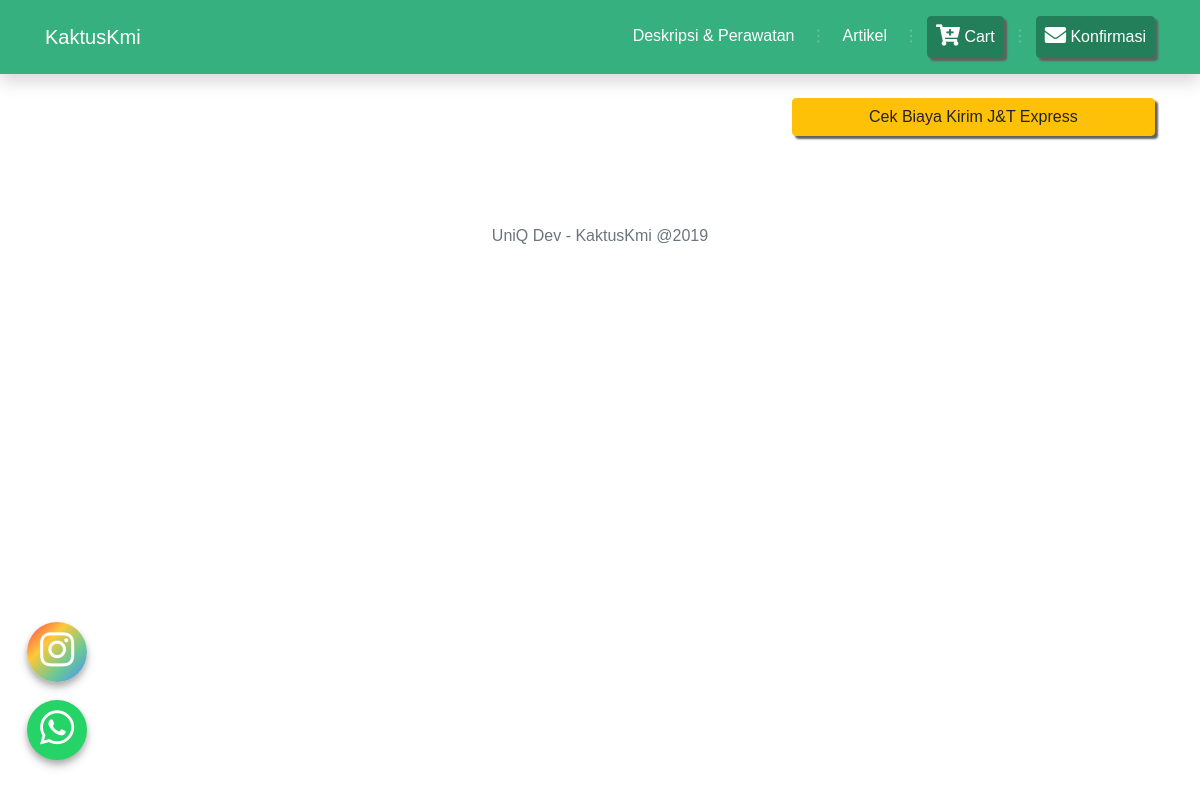
/index.php/marketplace/pot_product, run on an earlier commit of the app's database.
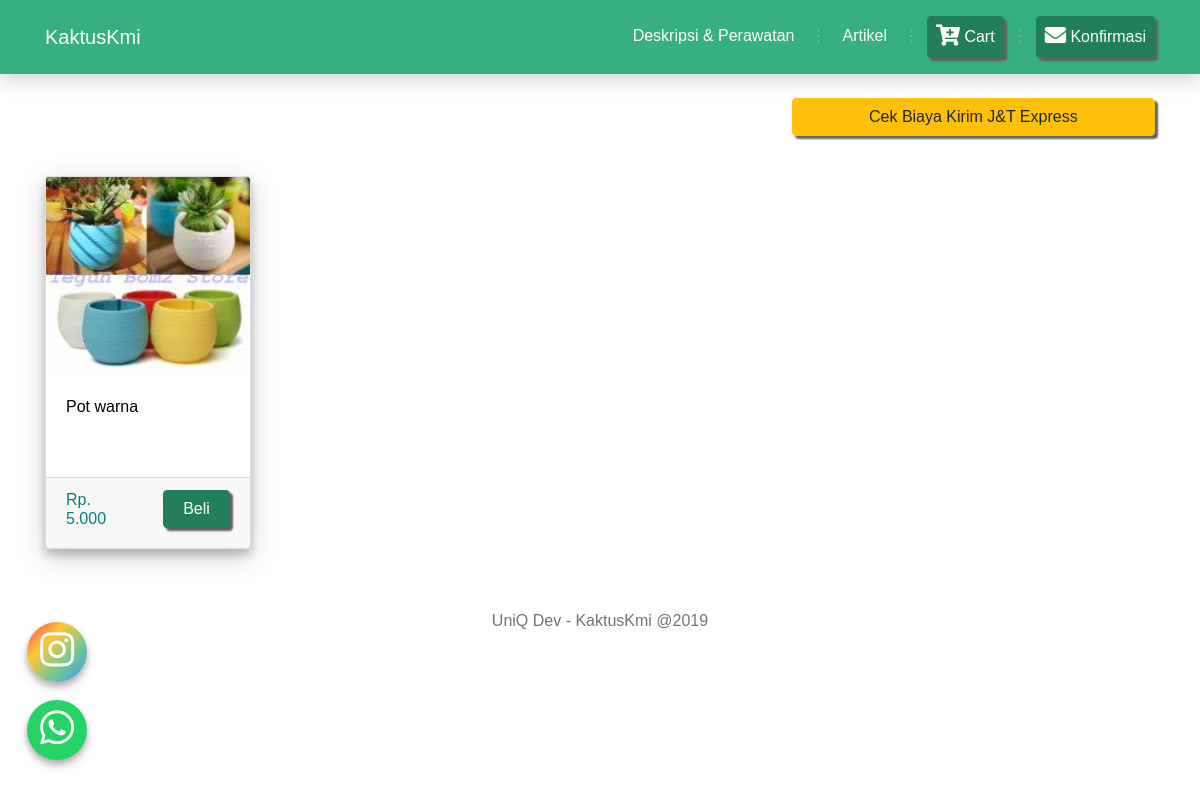
And on a later commit of the database.
### tables this page shows
CREATE TABLE `produk` (
  `kode_produk` char(5) NOT NULL,
  `nama_produk` varchar(50) NOT NULL,
  `harga_produk` int(11) NOT NULL,
  `stok_produk` int(3) NOT NULL,
  `diameter` int(3) NOT NULL,
  `tinggi` int(3) NOT NULL,
  `gambar` varchar(20) NOT NULL,
  `jenis_produk` varchar(30) NOT NULL,
  `catatan` varchar(50) NOT NULL,
  `tanggal` timestamp NOT NULL DEFAULT CURRENT_TIMESTAMP ON UPDATE CURRENT_TIMESTAMP
);

### application/controllers/Marketplace.php (called while the page is built, shortened)
<?php
    Class Marketplace extends CI_Controller
    {
        private $data;
        public function __construct()
        {
            $this->load->library('cart');
            $this->load->model('Marketplace_model');
            $this->load->model('Keranjang_Model');
            $this->load->model('Pembelian_Model');
            $this->load->model('cart_model');
            $this->load->library('pagination');
            $this->data['data'] = $this->cart_model->getcart();
            $this->data['judul'] = 'KaktusKmi';
        }
        public function pot_product()
        {
            $data['data'] = $this->Marketplace_model->getDataPot();
            $data['judul'] = 'Produk Pot Tanaman';
            $this->load->view('templates/header', $this->data);
            $this->load->view('marketplace/aksesoris/pot_product',$data);
            $this->load->view('templates/footer');
        }
    }
?>

### index.php (called while the page is built, shortened)
<?php
require_once BASEPATH.'core/CodeIgniter.php';

### application/models/Marketplace_model.php (called while the page is built, shortened)
<?php
    class Marketplace_model extends CI_Model{
        public function getDataPot(){
            $this->db->select("*");
            $this->db->from("produk");
            $this->db->where('jenis_produk = "Pot"');
            return $this->db->get()->result();
        }
    }
?>

### application/views/marketplace/aksesoris/pot_product.php (the view)
<section class="container">
	<form>
		<div class="form-row mt-4">
			<div class="form-group col-lg-8 col-md-12 col-sm-12">
			</div>
			<div class="form-group col-lg-4 col-md-12 col-sm-12">
				<a href="http://www.jet.co.id/tariff" class="btn btn-block btn-warning" target="_blank">Cek Biaya Kirim
					J&T Express</a>
			</div>
		</div>
	</form>
</section>
<section class="container">
	<div class="card-columns my-4">
		<?php
            foreach($data as $b){
				echo '
				<form method="post" action="'.base_url().'Marketplace/addToCartpot/'.$b->kode_produk.'" method="post" accept-charset="utf-8">
				<div class="card">
				<a href="' .base_url().'marketplace/detail_tanaman/'.$b->kode_produk.'"
					style="color:black; text-decoration: none;">
					<img src="'. base_url().'gambar/'.$b->gambar.'"
						class="card-img-top" style="height: 200px;" alt="...">
					<div class="card-body" style="height:100px;">
						<h6 class="card-title">'.$b->nama_produk.'</h6>
					</div>
				</a>
				<div class="card-footer">
				<div class="row">
				<div class="col-6">
				<input type="hidden" name="kode_produk" value="'.$b->kode_produk.'" />
					<p class="h6" style="color: teal;">Rp. '.number_format($b->harga_produk,0,",",".").'</p>
				</div>
				<div class="col-6">
					<button type="submit" class=" add_cart btn btn-block btn-success" ><i class="glyphicon glyphicon-shopping-cart" ></i> Beli</button>
				</div>
				</div>
				</div>
			</div>
			</form>
				';
            }
        ?>
	</div>
</section>
<section class="container my-5">
	<a href="https://www.instagram.com/fadh.leather/" class="float-ig" target="_blank">
		<i class="fab fa-instagram my-float"></i>
	</a>
	<a href="https://api.whatsapp.com/send?phone=6281804086665&text=Hola%21%20Quisiera%20m%C3%A1s%20informaci%C3%B3n%20sobre%20Varela%202."
		class="float" target="_blank">
		<i class="fab fa-whatsapp my-float"></i>
	</a>
</section>

What changed in the data, as far as the page shows it:
added produk: gambar (picture), nama_produk "Pot warna", harga_produk "5.000"
